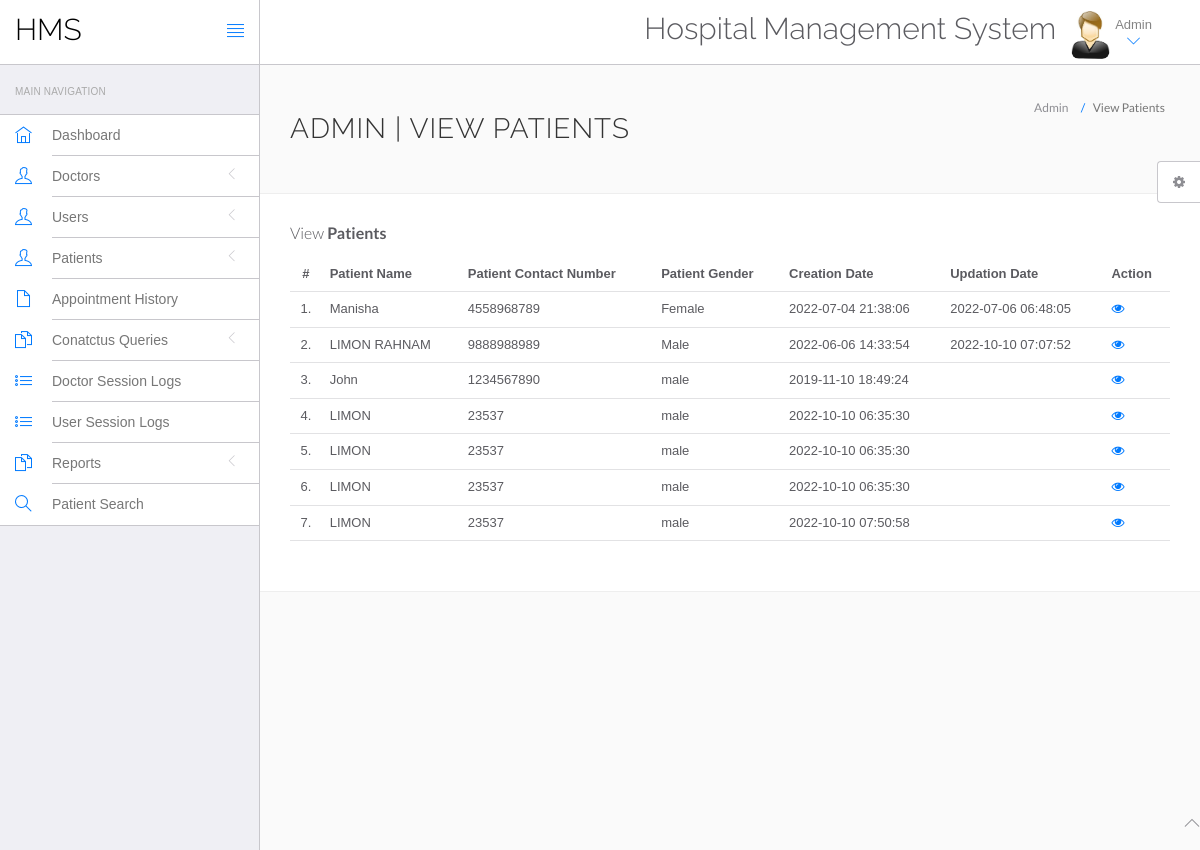
Page /hospital/hms/admin/manage-patient.php (signed in) on the committed database.
### tables this page shows
CREATE TABLE `tblpatient` (
  `ID` int(10) NOT NULL,
  `Docid` int(10) DEFAULT NULL,
  `PatientName` varchar(200) DEFAULT NULL,
  `PatientContno` bigint(10) DEFAULT NULL,
  `PatientEmail` varchar(200) DEFAULT NULL,
  `PatientGender` varchar(50) DEFAULT NULL,
  `PatientAdd` mediumtext DEFAULT NULL,
  `PatientAge` int(10) DEFAULT NULL,
  `PatientMedhis` mediumtext DEFAULT NULL,
  `CreationDate` timestamp NULL DEFAULT current_timestamp(),
  `UpdationDate` timestamp NULL DEFAULT NULL ON UPDATE current_timestamp()
);

### hospital/hms/admin/manage-patient.php (the view, shortened to what this page needs)
<?php
include('include/config.php');
?>
<!DOCTYPE html>
<html lang="en">
	<head>
		<link rel="stylesheet" href="vendor/bootstrap/css/bootstrap.min.css">
		<link rel="stylesheet" href="vendor/fontawesome/css/font-awesome.min.css">
		<link rel="stylesheet" href="vendor/themify-icons/themify-icons.min.css">
		<link href="vendor/animate.css/animate.min.css" rel="stylesheet" media="screen">
		<link href="vendor/perfect-scrollbar/perfect-scrollbar.min.css" rel="stylesheet" media="screen">
		<link href="vendor/switchery/switchery.min.css" rel="stylesheet" media="screen">
		<link href="vendor/bootstrap-touchspin/jquery.bootstrap-touchspin.min.css" rel="stylesheet" media="screen">
		<link href="vendor/select2/select2.min.css" rel="stylesheet" media="screen">
		<link href="vendor/bootstrap-datepicker/bootstrap-datepicker3.standalone.min.css" rel="stylesheet" media="screen">
		<link href="vendor/bootstrap-timepicker/bootstrap-timepicker.min.css" rel="stylesheet" media="screen">
		<link rel="stylesheet" href="assets/css/styles.css">
		<link rel="stylesheet" href="assets/css/plugins.css">
		<link rel="stylesheet" href="assets/css/themes/theme-1.css" id="skin_color" />
	</head>
	<body>
		<div id="app">
<?php include('include/sidebar.php');?>
<div class="app-content">
<?php include('include/header.php');?>
<div class="main-content" >
<div class="wrap-content container" id="container">
<section id="page-title">
<div class="row">
<div class="col-sm-8">
<h1 class="mainTitle">Admin | View Patients</h1>
</div>
<ol class="breadcrumb">
<li>
<span>Admin</span>
</li>
<li class="active">
<span>View Patients</span>
</li>
</ol>
</div>
</section>
<div class="container-fluid container-fullw bg-white">
<div class="row">
<div class="col-md-12">
<h5 class="over-title margin-bottom-15">View <span class="text-bold">Patients</span></h5>
<table class="table table-hover" id="sample-table-1">
<thead>
<tr>
<th class="center">#</th>
<th>Patient Name</th>
<th>Patient Contact Number</th>
<th>Patient Gender </th>
<th>Creation Date </th>
<th>Updation Date </th>
<th>Action</th>
</tr>
</thead>
<tbody>
<?php
$sql=mysqli_query($con,"select * from tblpatient");
$cnt=1;
while($row=mysqli_fetch_array($sql))
{
?>
<tr>
<td class="center"><?php echo $cnt;?>.</td>
<td class="hidden-xs"><?php echo $row['PatientName'];?></td>
<td><?php echo $row['PatientContno'];?></td>
<td><?php echo $row['PatientGender'];?></td>
<td><?php echo $row['CreationDate'];?></td>
<td><?php echo $row['UpdationDate'];?>
</td>
<td>
<a href="view-patient.php?viewid=<?php echo $row['ID'];?>"><i class="fa fa-eye"></i></a>
</td>
</tr>
<?php
$cnt=$cnt+1;
 }?></tbody>
</table>
</div>
</div>
</div>
</div>
</div>
</div>
</div>
	<?php include('include/footer.php');?>
	<?php include('include/setting.php');?>
	</body>
</html>

### hospital/hms/admin/assets/css/themes/theme-1.css (style rules this page uses)
body { background: #FAFAFA; }

### rows in the picture
tblpatient: PatientName "Manisha", PatientContno "4558968789", PatientGender "Female", CreationDate "2022-07-04 21:38:06", UpdationDate "2022-07-06 06:48:05"
tblpatient: PatientName "LIMON RAHNAM", PatientContno "9888988989", PatientGender "Male", CreationDate "2022-06-06 14:33:54", UpdationDate "2022-10-10 07:07:52"
tblpatient: PatientName "John", PatientContno "1234567890", PatientGender "male", CreationDate "2019-11-10 18:49:24"
tblpatient: PatientName "LIMON", PatientContno "23537", PatientGender "male", CreationDate "2022-10-10 06:35:30"
tblpatient: PatientName "LIMON", PatientContno "23537", PatientGender "male", CreationDate "2022-10-10 06:35:30"
tblpatient: PatientName "LIMON", PatientContno "23537", PatientGender "male", CreationDate "2022-10-10 06:35:30"
tblpatient: PatientName "LIMON", PatientContno "23537", PatientGender "male", CreationDate "2022-10-10 07:50:58"
